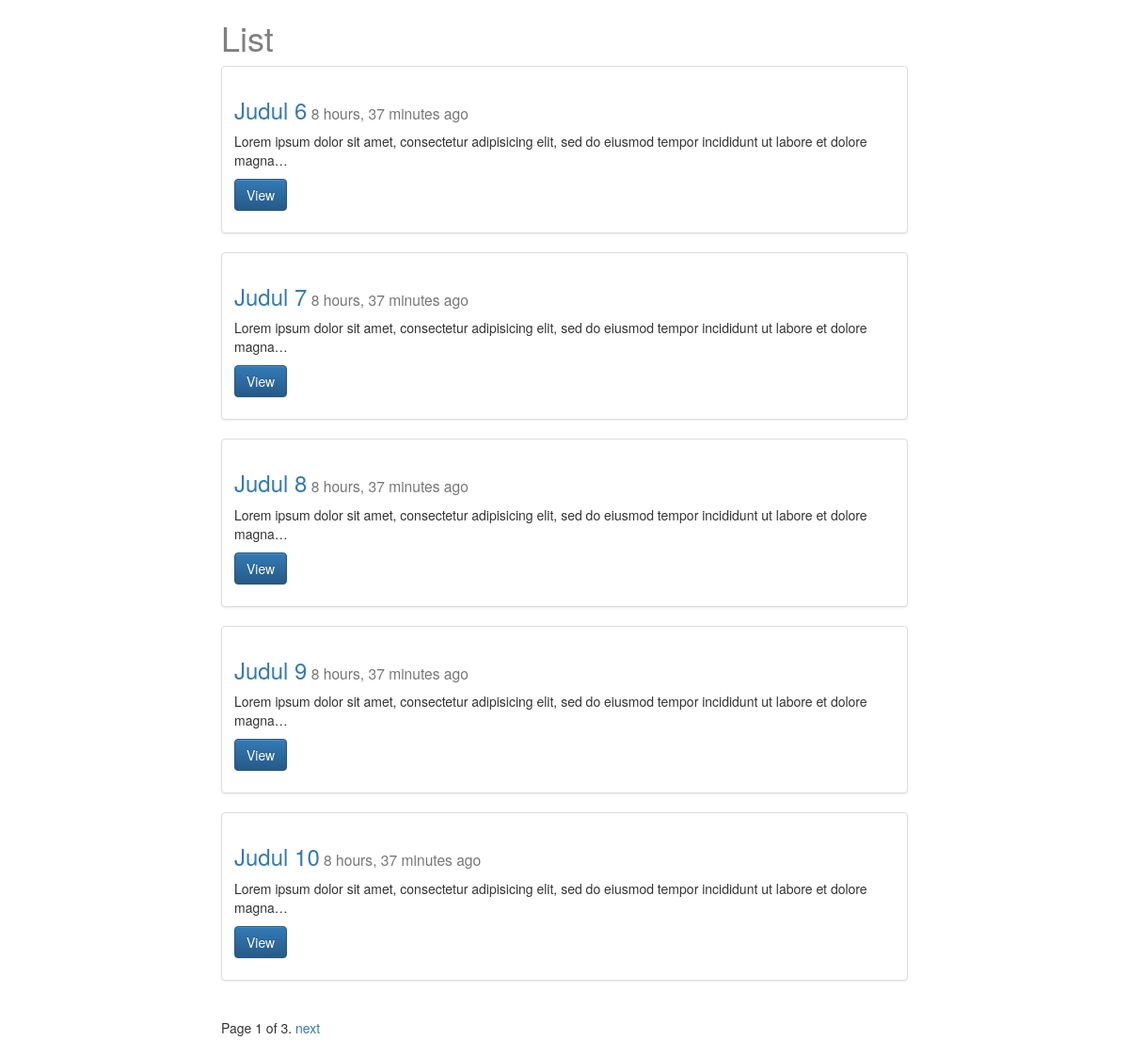
The app's page /posts/, older data.
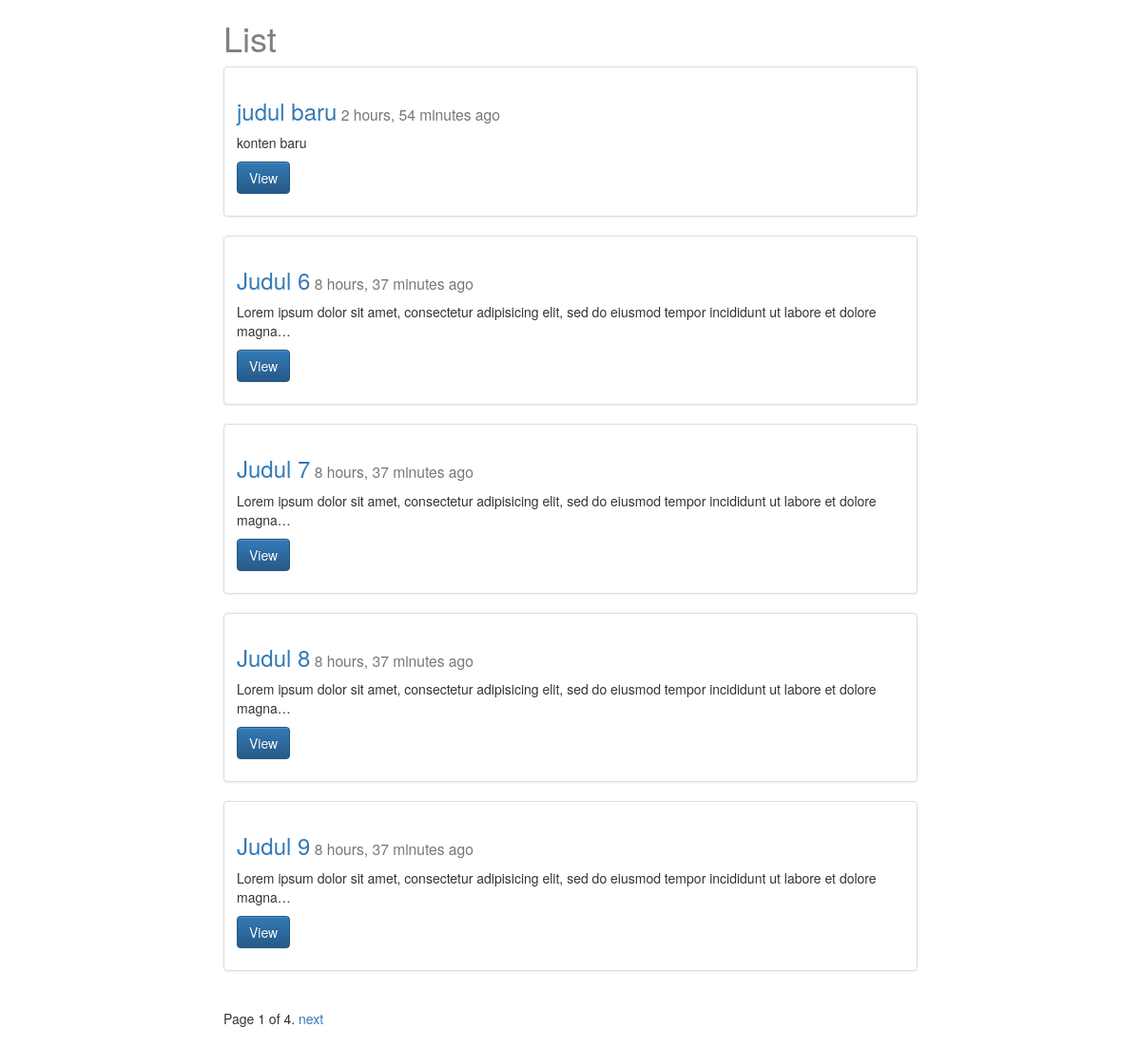
The same page, newer data.
### posts/models.py (models this page shows, shortened)
class Post(models.Model):
    title = models.CharField(max_length=120)
    image = models.ImageField(upload_to=upload_location,
            null=True,
            blank=True,
            width_field="width_field",
            height_field="height_field")
    height_field = models.IntegerField(default=0)
    width_field = models.IntegerField(default=0)
    content = models.TextField()
    updated = models.DateTimeField(auto_now=True, auto_now_add=False)
    timestamp = models.DateTimeField(auto_now=False, auto_now_add=True)
    def get_absolute_url(self):
        return reverse("posts:detail", kwargs={"id": self.id })
    class Meta:
        ordering = ["-timestamp", "-updated"]

### posts/views.py (the view)
def post_list(request): #list items
    queryset_list = Post.objects.all() # .order_by("-timestamp")
    paginator = Paginator(queryset_list, 5) # Show 5 post per page
    page = request.GET.get('page')
    try:
        queryset = paginator.page(page)
    except PageNotAnInteger:
        queryset = paginator.page(1)
    except EmptyPage:
        queryset = paginator.page(paginator.num_pages)
    context = {
        "object_list" : queryset,
        "title": "List"
    }
    return render(request, "posts/list.html", context)

### posts/templates/posts/list.html (shortened to what this page needs)
{% extends "posts/base.html" %}
{% block content %}
<div class="col-sm-8 col-sm-offset-2">
  <h1>{{ title }}</h1>
{% for obj in object_list %}
<div class="row">
  <div class="col-sm-12">
    <div class="thumbnail">
      <div class="caption">
        <h3><a href='{% url "posts:detail" id=obj.id %}'>{{ obj.title }}</a><small> {{ obj.timestamp|timesince }} ago</small></h3>
        <p>{{ obj.content|linebreaks|truncatechars:120 }}</p>
        <p><a href="{{ obj.get_absolute_url }}" class="btn btn-primary" role="button">View</a></p>
      </div>
    </div>
  </div>
</div>
  {% endfor %}
  <div class="pagination">
    <span class="step-links">
        <span class="current">
            Page {{ object_list.number }} of {{ object_list.paginator.num_pages }}.
        </span>
        {% if object_list.has_next %}
            <a href="?page={{ object_list.next_page_number }}">next</a>
        {% endif %}
    </span>
</div>
</div>
{% endblock content %}

### posts/templates/posts/base.html (shortened to what this page needs)
{% load staticfiles %}
<link rel="stylesheet" href="https://maxcdn.bootstrapcdn.com/bootstrap/3.3.7/css/bootstrap.min.css">
<link rel="stylesheet" href="https://maxcdn.bootstrapcdn.com/bootstrap/3.3.7/css/bootstrap-theme.min.css">
<link rel="stylesheet" href='{% static "css/base.css" %}'>
<div class="container">
  {% block content %}
  {% endblock content %}
</div>

### static/css/base.css (style rules this page uses)
h1 { color: grey; }

Row changes from the older to the newer data that the page shows:
no longer on this page (row unchanged): Post: title "Judul 10", timestamp "8 hours, 37 minutes", content "Lorem ipsum dolor sit amet, consectetur adipisicing elit, sed do eiusmod tempor incididunt ut labore et dolore magna…"
added Post: title "judul baru", timestamp "2 hours, 54 minutes", content "konten baru"
Text that changed along with them:
{{ object_list.paginator.num_pages }}: "3" → "4"
